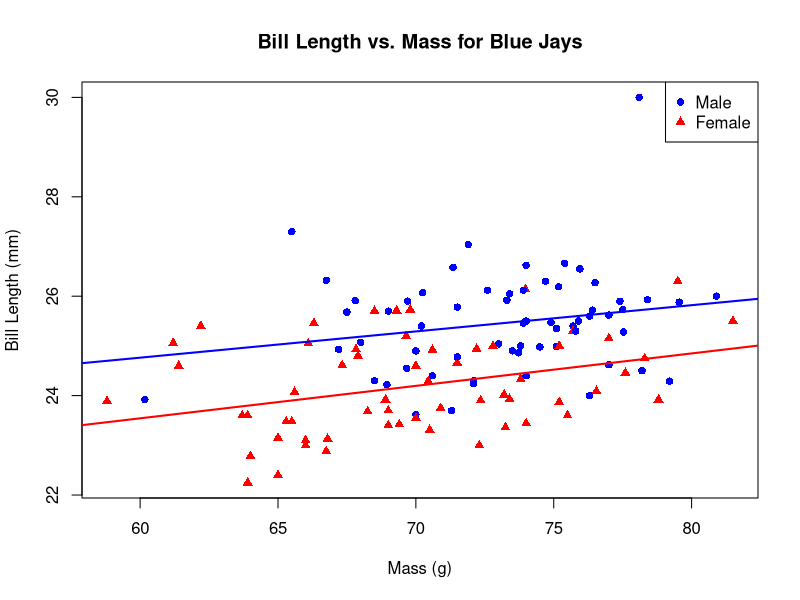

Source code (R):
## ---- chunk 1
bluejays <- read.csv("../data/BlueJays.csv", header = TRUE)
attach(bluejays)
## ---- chunk 2
model_male <- lm(BillLength ~ Mass, data = subset(bluejays, KnownSex == "M"))
model_female <- lm(BillLength ~ Mass, data = subset(bluejays, KnownSex == "F"))

plot(Mass, BillLength, xlab = "Mass (g)", ylab = "Bill Length (mm)", main = "Bill Length vs. Mass for Blue Jays", pch = ifelse(KnownSex == "M", 16, 17), col = ifelse(KnownSex == "M", "blue", "red"))

abline(model_male, col = "blue", lwd = 2)
abline(model_female, col = "red", lwd = 2)

legend("topright", legend = c("Male", "Female"), pch = c(16, 17), col = c("blue", "red"))
## ---- chunk 3
model_interaction <- lm(BillLength ~ Mass * KnownSex, data = bluejays)
summary(model_interaction)
